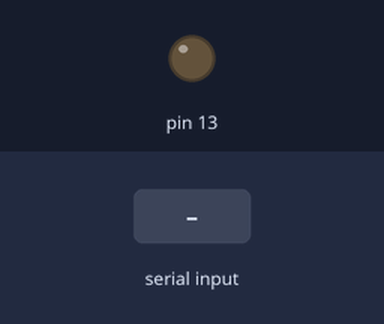
This sketch was run on a simulated Arduino Uno, built with avr-gcc and run on an emulated ATmega328P. On the bench: output pins drawn as LEDs (lit = HIGH). The inputs (shaded band) are chosen by the test bench.

Above: at 1.2 s.
1.3 s: "1" received over Serial
At 2.5 s:
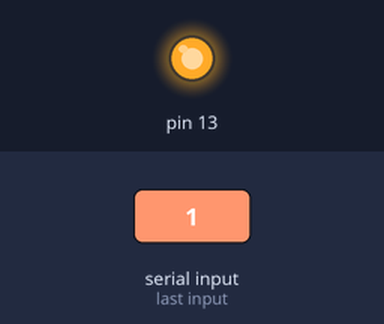
2.8 s: "0" received over Serial
At 3.8 s:
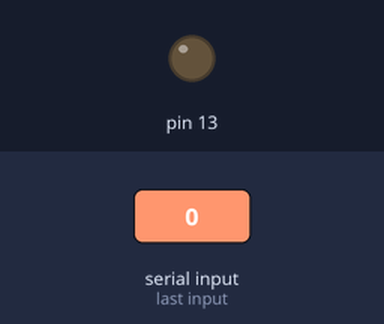
Timing chart, 0 to 5.8 s (numbered marks = the images above; inputs shaded):
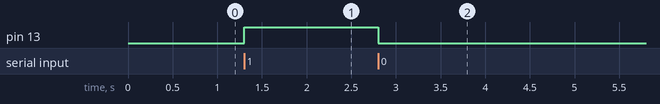

The sketch:

0409_XboxLED.ino
```cpp
void setup() {
  pinMode(13, OUTPUT);
  Serial.begin(9600); // 波特率设置为 9600
}

void loop() {
  if (Serial.available() > 0) {
    char command = Serial.read();
    digitalWrite(13, command == '1' ? HIGH : LOW);
  }
}
```

Measured:
- after the input at 1.3 s, pin 13: LOW → HIGH at once
- after the input at 2.8 s, pin 13: HIGH → LOW at once
